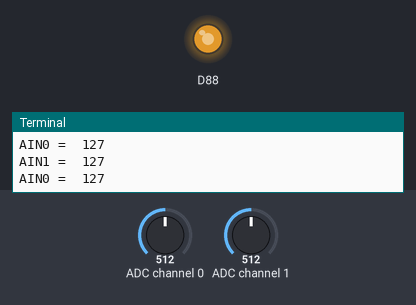
This program was run on a simulated Raspberry Pi (BCM pin numbers). On the bench: output pins drawn as LEDs (lit = HIGH), the last lines printed to the terminal. Inputs (shaded band) come from the test bench; at power-on: ADC channel 0 = 512, ADC channel 1 = 512 (analog values on the 0–1023 scale).

Above: at 1.2 s.
1.3 s: ADC channel 0 set to 716
At 2.2 s:
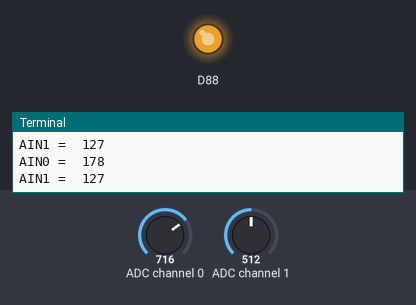
2.8 s: ADC channel 0 set to 0
At 3.3 s:
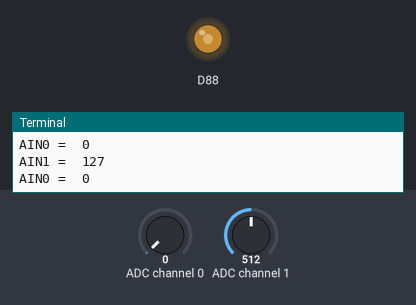
Timing chart, 0 to 5.8 s (numbered marks = the images above; inputs shaded):
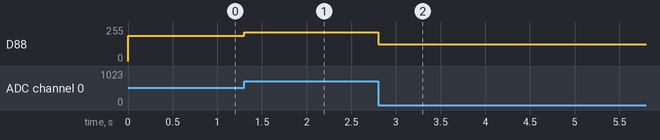

Measured:
- after the input at 1.3 s, D88: 189/255 → 215/255 at once
- after the input at 2.8 s, D88: 215/255 → 125/255 at once

The program:

PCF8591.py
```python
# 模拟输入不能超过3.3V
import smbus
import time

bus = smbus.SMBus(1)


def setup(Addr):
    global address
    address = Addr


def read(chn):  # 通道选择 0~3之间
    try:
        if chn == 0:
            bus.write_byte(address, 0x40)  # 0100 0000
        if chn == 1:
            bus.write_byte(address, 0x41)  # 0100 0001
        if chn == 2:
            bus.write_byte(address, 0x42)  # 0100 0010
        if chn == 3:
            bus.write_byte(address, 0x43)  # 0100 0011
        bus.read_byte(address)  # 开始读写转换
    except Exception as e:
        print("Address :%s" % address)
        print(e)
    return bus.read_byte(address)

# 模块模拟输出量控制，范围为0~255
def write(val):
    try:
        temp = val  # 将数值赋给temp变量
        temp = int(temp) # 将字符串转换为整型
        # 在终端上打印temp以查看，否则将注释掉
        bus.write_byte_data(address, 0x40, temp)
    except Exception as e:
        print("Error: Device address: 0x%2X" % address)
        print(e)


if __name__ == '__main__':
    setup(0x48)
    while True:
        print("AIN0 = ", read(0))
        print("AIN1 = ", read(1))
        tmp = read(0)
        tmp = tmp * (255 - 125) / 255 + 125
        # 低于125时LED不会亮，所以转换
        write(tmp)
        # time.sleep(0.3)
```
